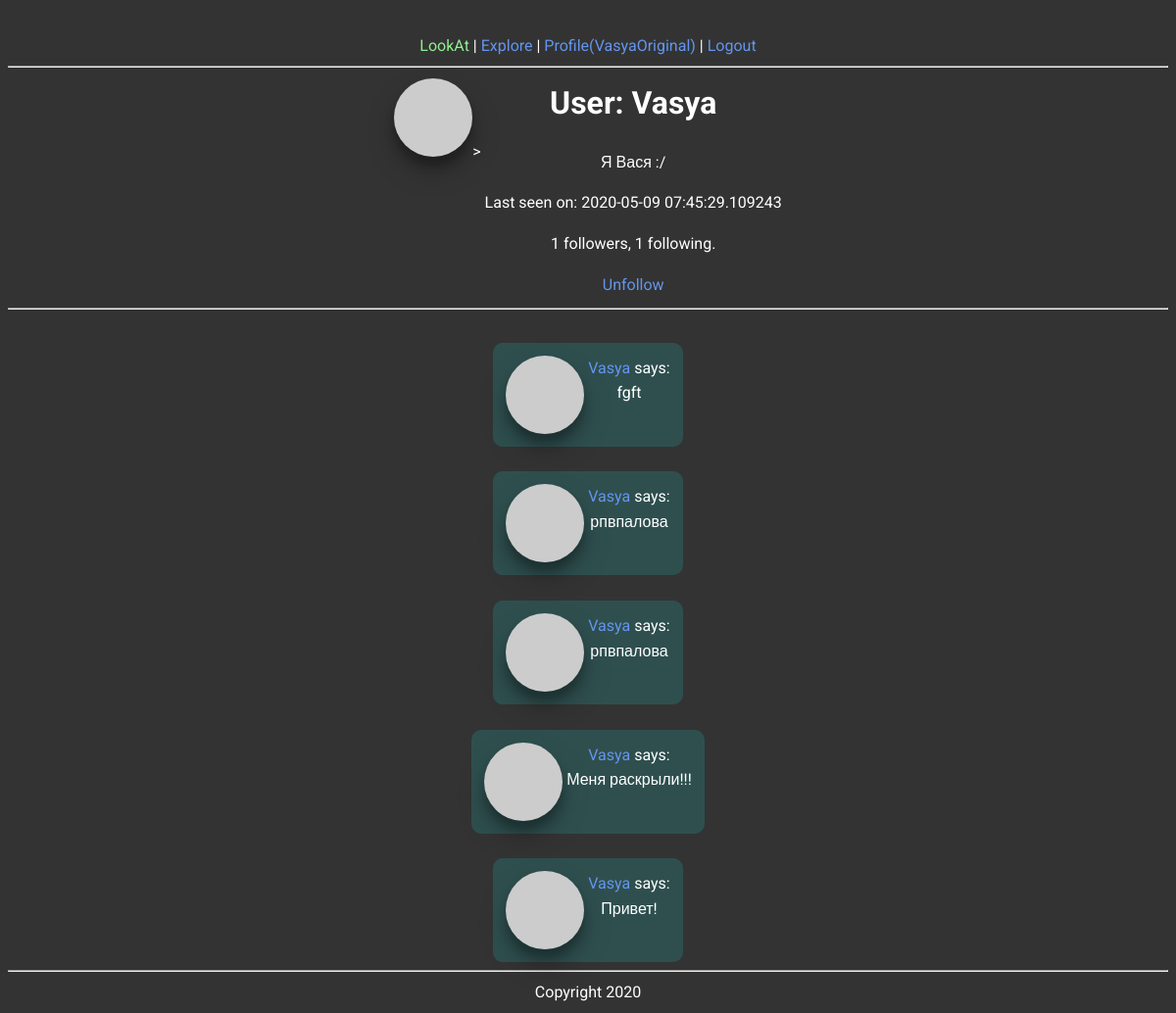
Screenshot of /user/Vasya (signed in) with the database file from the repository.
### app/models.py (models this page shows, shortened)
class User(UserMixin, db.Model):
    id = db.Column(db.Integer, primary_key=True)
    username = db.Column(db.String(64), index=True, unique=True)
    email = db.Column(db.String(120), index=True, unique=True)
    password_hash = db.Column(db.String(128))
    posts = db.relationship('Post', backref='author', lazy='dynamic')
    about_me = db.Column(db.String(140))
    last_seen = db.Column(db.DateTime, default=datetime.utcnow)
    followed = db.relationship(
        'User', secondary=followers,
        primaryjoin=(followers.c.follower_id == id),
        secondaryjoin=(followers.c.followed_id == id),
        backref=db.backref('followers', lazy='dynamic'), lazy='dynamic')
    def avatar(self, size):
            digest = md5(self.email.lower().encode('utf-8')).hexdigest()
            return 'https://www.gravatar.com/avatar/{}?d=identicon&s={}'.format(
                    digest, size)
    def is_following(self, user):
        return self.followed.filter(
            followers.c.followed_id == user.id).count() > 0

class Post(db.Model):
    id = db.Column(db.Integer, primary_key=True)
    body = db.Column(db.String(140))
    timestamp = db.Column(db.DateTime, index=True, default=datetime.utcnow)
    user_id = db.Column(db.Integer, db.ForeignKey('user.id'))

### app/routes.py (the view)
@app.route('/user/<username>')
@login_required
def user(username):
    user = User.query.filter_by(username=username).first_or_404()
    page = request.args.get('page', 1, type=int)
    posts = user.posts.order_by(Post.timestamp.desc()).paginate(
        page, app.config['POSTS_PER_PAGE'], False)
    next_url = url_for('user', username=user.username, page=posts.next_num) \
        if posts.has_next else None
    prev_url = url_for('user', username=user.username, page=posts.prev_num) \
        if posts.has_prev else None
    return render_template('user.html', user=user, posts=posts.items,
                           next_url=next_url, prev_url=prev_url)

### app/models.py (called while the page is built)
@login.user_loader
def load_user(id):
    return User.query.get(int(id))

### app/routes.py (called while the page is built)
@app.before_request
def before_request():
    if current_user.is_authenticated:
        current_user.last_seen = datetime.utcnow()
        db.session.commit()

### app/Templates/user.html (shortened to what this page needs)
﻿{% extends "layout.html" %}
{% block content %}
<table>
    <tr valign="top">
        <td><img class="avatar" src="{{ user.avatar(128) }}">></td>
        <td>
            <h1>User: {{ user.username }}</h1>
            {% if user.about_me %}<p>{{ user.about_me }}</p>{% endif %}
            {% if user.last_seen %}<p>Last seen on: {{ user.last_seen }}</p>{% endif %}
            <p>{{ user.followers.count() }} followers, {{ user.followed.count() }} following.</p>
            {% if user == current_user %}
            <p><a href="{{ url_for('edit_profile') }}">Edit your profile</a></p>
            {% elif not current_user.is_following(user) %}
            <p><a href="{{ url_for('follow', username=user.username) }}">Follow</a></p>
            {% else %}
            <p><a href="{{ url_for('unfollow', username=user.username) }}">Unfollow</a></p>
            {% endif %}
        </td>
    </tr>
</table>
<hr>
    {% for post in posts %}
    {% include '_post.html' %}
{% endfor %}
{% endblock %}

### app/Templates/layout.html (shortened to what this page needs)
<html>
<head>
    <link rel="stylesheet" href="{{ url_for('static', filename='css/main.css') }}">
</head>
<body>
        <div class="header">
            <a href="{{ url_for('index') }}" id="headin">LookAt</a> |
            <a href="{{ url_for('explore') }}">Explore</a> |
            {% if current_user.is_anonymous %}
            <a href="{{ url_for('login') }}">Login</a>
            {% else %}
            <a href="{{ url_for('user', username=current_user.username) }}">Profile({{current_user.username}})</a> |
            <a href="{{ url_for('logout') }}">Logout</a>
            {% endif %}
        </div>
        <hr>
        {% block content %}{% endblock %}
        <hr>
        <div>Copyright 2020</div>
</body>
</html>

### app/Templates/_post.html
﻿<table class="post">
    <tr valign="top">
        <td><img class="avatar" src="{{ post.author.avatar(36) }}"></td>
        <td>
            <a href="{{ url_for('user', username=post.author.username) }}">
                {{ post.author.username }}
            </a>
            says:<br>{{ post.body }}
        </td>
    </tr>
</table>

### app/Static/css/main.css (style rules this page uses)
* { font-family: "Roboto", sans-serif; color: white; text-align: center; align-items: center; justify-content: center; line-height: 1.6; background-color: RGBA(0, 0, 0, 0); }
table { margin-left: auto; margin-right: auto; }
.post { background-color: darkslategray; width: max-content; padding: 10px; border-radius: 10px; }
body { background-color: #333; }
a { color: cornflowerblue; text-decoration: none; }
#headin { color: lightgreen; text-decoration: none; }
.avatar { border-radius: 50%; box-shadow: 0 14px 28px rgba(0,0,0,0.25), 0 10px 10px rgba(0,0,0,0.22); transition: .15s ease-out; }

### rows the page displays
User: username "VasyaOriginal"
User: username "Vasya", about_me "Я Вася :/", last_seen "2020-05-09 07:45:29.109243"
Post: author.username "Vasya", body "fgft"
Post: author.username "Vasya", body "рпвпалова"
Post: author.username "Vasya", body "рпвпалова"
Post: author.username "Vasya", body "Меня раскрыли!!!"
Post: author.username "Vasya", body "Привет!"

### other values shown
{{ user.followers.count() }} "1"
{{ user.followed.count() }} "1"
